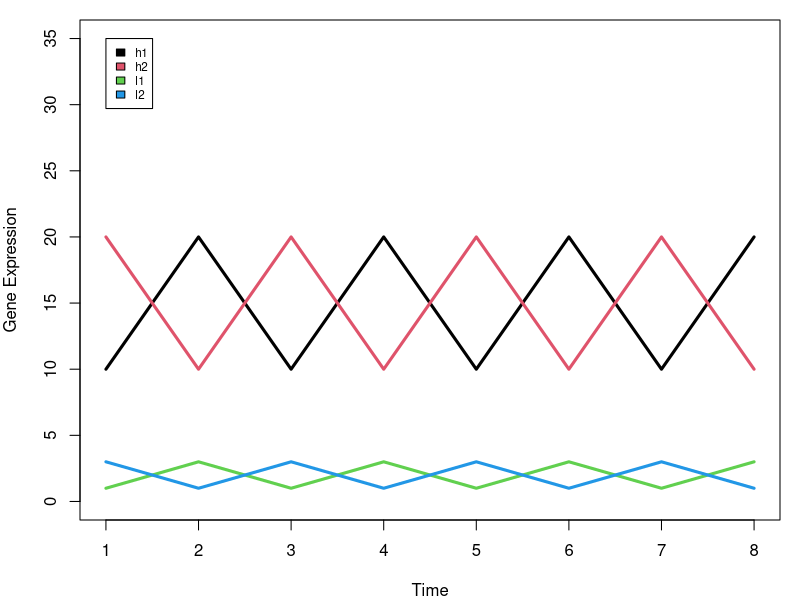
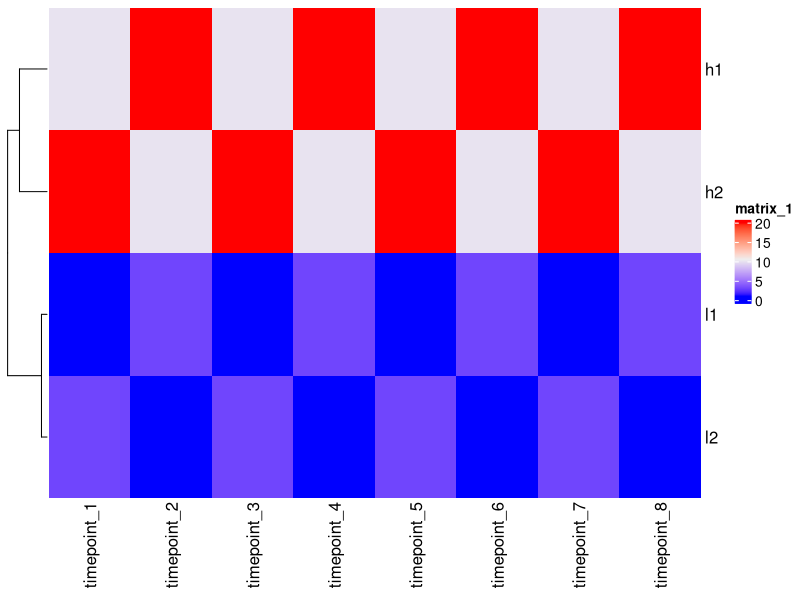
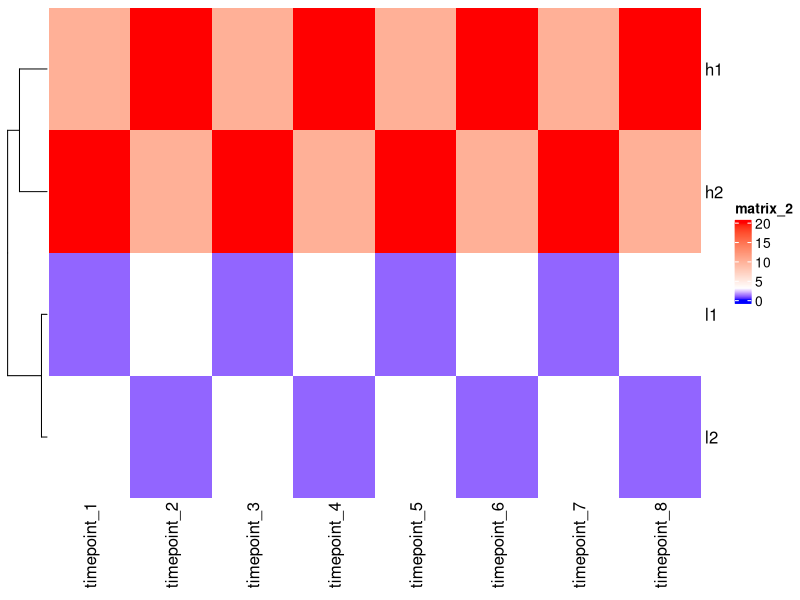
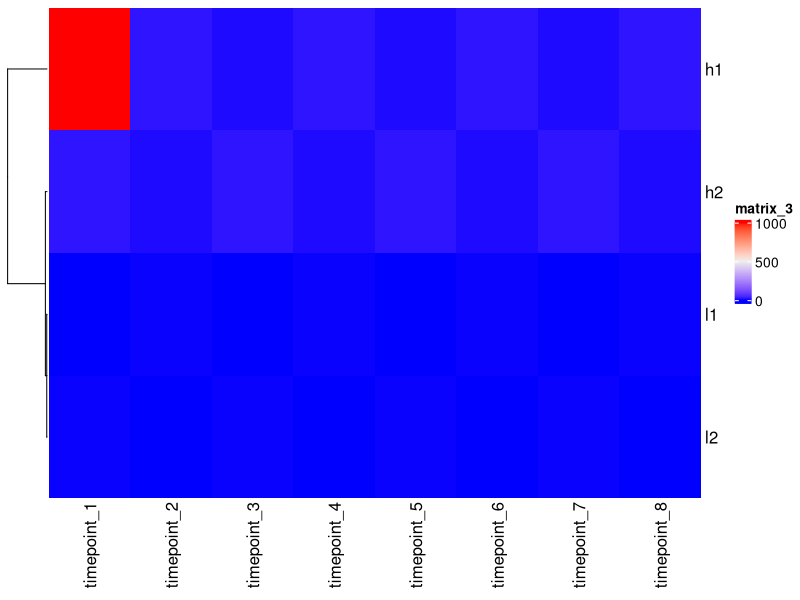
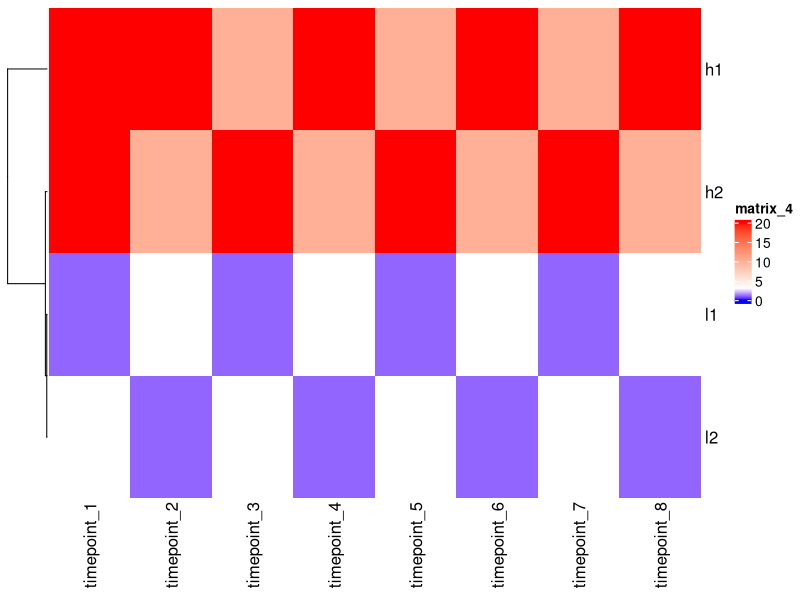
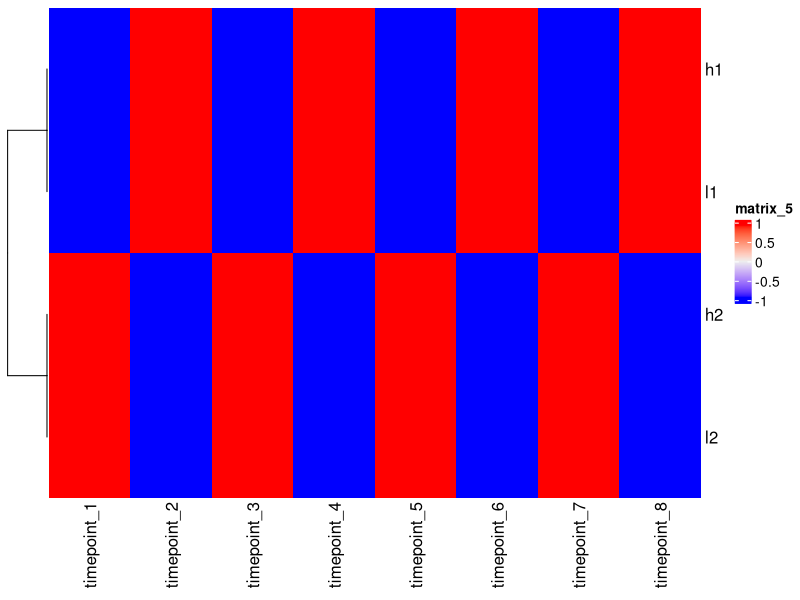
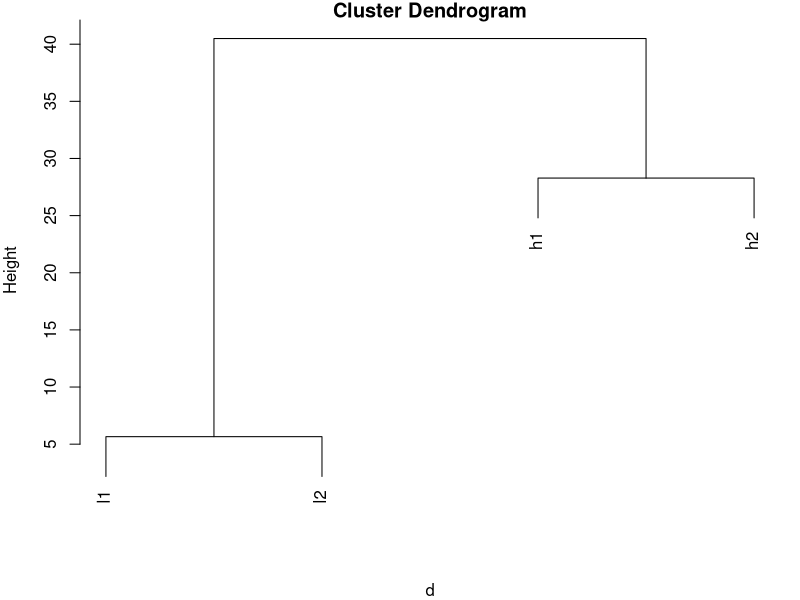
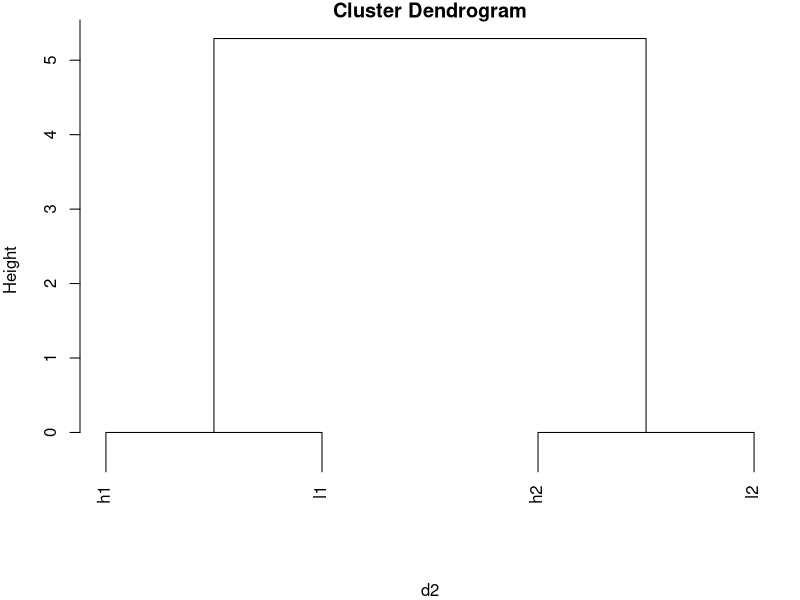

Generate these figures, in order, with R:
## ---- chunk 1
# Numeric data
age <- 28
height <- 1.75
## ---- chunk 2
age = 28
## ---- chunk 3
# Character data
name <- "John Doe"
city <- "New York"
## ---- chunk 4
# Integer data
count <- 10
students <- 42
## ---- chunk 5
# Logical data
is_student <- TRUE
has_permission <- FALSE
## ---- chunk 6
# Factor data
grade <- factor(c("A", "B", "C", "B", "A"))
## ---- chunk 7
# Date and time data
birth_date <- as.Date("1990-05-15")
timestamp <- as.POSIXct("2023-01-09 14:30:00")
## ---- chunk 8
# Missing value
missing_data <- NA
## ---- chunk 9
# A numeric vector
c(1, 2, 3)

# Output: [1] 1 2 3

# A character vector
c("A", "T", "C", "G")

# Output: [1] "A" "T" "C" "G"

## ---- chunk 10
number_vec <- c(1, 2, 3)
dna_base <- c("A", "T", "C", "G") 
gene_ids <- c("PAX6", "TP53", "MYC")
## ---- chunk 11
number_vec + 1 
## ---- chunk 12
x <- 1:100
x

## ---- chunk 13
number_vec * 2

# Output: [1] 2 4 6

number_vec / 2

# Output: [1] 0.5 1.0 1.5
## ---- chunk 14
new_bases <- c(dna_base, "N")
new_bases
## ---- chunk 15
toupper(dna_base)

tolower(dna_base)

## ---- chunk 16
dna_base %in% c("A", "C", "T")
## ---- chunk 17
logical_vec <- dna_base %in% c("A", "C", "T")
logical_vec
## ---- chunk 18
!logical_vec
## ---- chunk 19
# Subsetting elements that meet the criteria
dna_base[logical_vec]

# Subsetting elements that do not meet the criteria
dna_base[!logical_vec]
## ---- chunk 20
# Let's create a vector of DNA bases
dna_base <- c("A", "T", "C", "G")

# Accessing the second element (T) using indexing
dna_base[2]

# second and fourth element
dna_base[c(2,4)]
## ---- chunk 21
# Slicing the first two elements (A and T) from the dna_base vector
dna_base[1:2]
## ---- chunk 22
# remove first element by negative indexing
remove_first_element <- dna_base[-1]
## ---- chunk 23
# remove second and fourth
dna_base[-c(2,4)]
# Output: [1] "A" "C"
## ---- chunk 24
expression_mat <- matrix(1:12, nrow = 3, ncol = 4)
expression_mat
## ---- chunk 25
rownames(expression_mat) <- c("gene1", "gene2", "gene3")
colnames(expression_mat) <- c("sample1", "sample2", "sample3", "sample4")
expression_mat
## ---- chunk 26
# Accessing a single element
expression_mat[1, 2]
## ---- chunk 27
expression_mat[1:2, 1:2]
## ---- chunk 28
expression_mat[1:2,]
## ---- chunk 29
expression_mat[, c(2,4)]
## ---- chunk 30
# Accessing a specific gene's data
expression_mat["gene3", ]
## ---- chunk 31
expression_mat["gene3", , drop=FALSE]
## ---- chunk 32
# Using predefined gene and sample names
differential_genes<- c("gene3", "gene1")
expression_mat[differential_genes, c("sample1", "sample2")]
## ---- chunk 33
logical_vec_genes <- rownames(expression_mat) %in% differential_genes
expression_mat[logical_vec_genes,]
## ---- chunk 34
patient_data <- data.frame(
  id = c("P1", "P2"),
  age = c(42, 36),
  status = c("normal", "tumor")
)
## ---- chunk 35
patient_data
## ---- chunk 36
patient_data$id
## ---- chunk 37
patient_data[1, c(1, 3)]
## ---- chunk 38
library(ComplexHeatmap)
## ---- chunk 39

h1 <- c(10,20,10,20,10,20,10,20)
h2 <- c(20,10,20,10,20,10,20,10)

l1 <- c(1,3,1,3,1,3,1,3)
l2 <- c(3,1,3,1,3,1,3,1)

mat <- rbind(h1,h2,l1,l2)
colnames(mat)<- paste0("timepoint_", 1:8)
mat
## ---- chunk 40
par(mfrow =c(1,1), mar=c(4,4,1,1))
plot(1:8,rep(0,8), ylim=c(0,35), pch="", xlab="Time", ylab="Gene Expression")

for (i in 1:nrow(mat)) {
lines(1:8,mat[i,], lwd=3, col=i)
}

legend(1,35,rownames(mat), 1:4, cex=0.7)
## ---- chunk 41
Heatmap(mat, cluster_columns = FALSE)

quantile(mat, c(0, 0.1,0.5, 0.9))
## ---- chunk 42
col_fun<- circlize::colorRamp2(c(0, 3, 20), c("blue", "white", "red"))

Heatmap(mat, cluster_columns = FALSE, col = col_fun)
## ---- chunk 43
mat2<- mat
mat2[1,1]<- 1000

Heatmap(mat2, cluster_columns = FALSE)

Heatmap(mat2, cluster_columns = FALSE, col = col_fun)

## ---- chunk 44
scaled_mat<- t(scale(t(mat)))


?Heatmap
Heatmap(scaled_mat, cluster_columns = FALSE)
## ---- chunk 45
?dist

d<- dist(mat)

d
## ---- chunk 46
?hclust

hclust(d)


plot(hclust(d))
## ---- chunk 47

d2<- dist(scaled_mat)

plot(hclust(d2))
